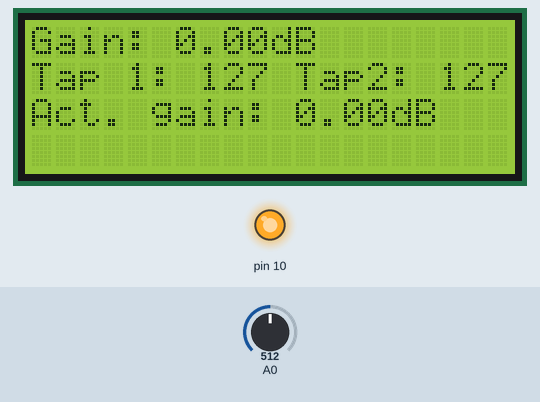
Recording of a sketch running on a simulated Arduino Uno, built with avr-gcc and run on an emulated ATmega328P. On the bench: 20×4 character LCD, output pins drawn as LEDs (lit = HIGH). The inputs (shaded band) are chosen by the test bench; at power-on: A0 = 512. Pins used as bus, display or sensor lines are not drawn.

Above: at 1.2 s.
1.3 s: A0 set to 716
At 1.9 s:
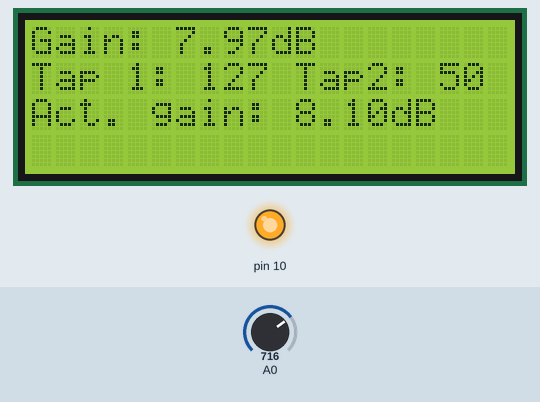
2.8 s: A0 set to 900
At 3.5 s:
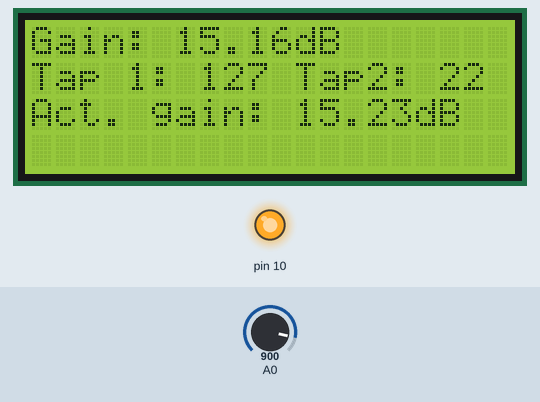
4.3 s: A0 set to 1023
At 5.6 s:
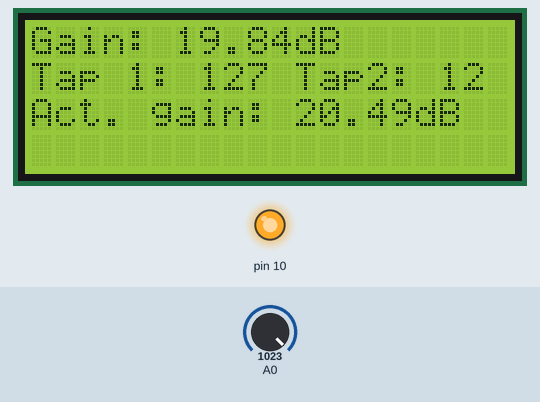
Timing chart, 0 to 7.3 s (numbered marks = the images above; inputs shaded):
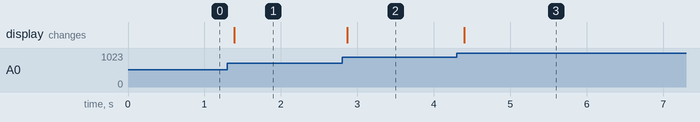

The sketch:

sketch.ino
```cpp
#include <SPI.h>
#include <LiquidCrystal_I2C.h>

const int CS_NEGATIVE = 5;
const int CS_POSITIVE = 8;
LiquidCrystal_I2C lcd(0x27, 2, 1, 0, 4, 5, 6, 7, 3, POSITIVE);

void potWrite(int cs, int value) {
    digitalWrite(cs, LOW);
    SPI.transfer(0x00);
    SPI.transfer(value);
    digitalWrite(cs, HIGH);
}

class DigitalGain {
public:
    DigitalGain(size_t taps, float resistor1, float resistor2, bool negativeGain = false)
        : taps(taps), resistor1(resistor1), resistor2(resistor2), negativeGain(negativeGain) {
        minTap = 1;
        maxTap = taps-1;
        minGain = gainDb(minTap);
        maxGain = gainDb(maxTap);
        if (maxGain < minGain) {
            minTap = taps-1;
            maxTap = 1;
            minGain = gainDb(minTap);
            maxGain = gainDb(maxTap);
        }
    }

    float getMinTap() const { return minTap; }
    float getMaxTap() const { return maxTap; }
    float getMinGain() const { return minGain; }
    float getMaxGain() const { return maxGain; }

    float gain(int tap) const {
        if (negativeGain)
            return resistor1 * tap / (taps-1) / resistor2;
        return resistor1 / (resistor2 * tap / (taps-1));
    }

    float inverseGain(float gain) const {
        if (negativeGain)
            return resistor2 * gain * (taps-1) / resistor1;
        return resistor1 / gain / resistor2 * (taps-1);
    }

    float gainDb(int tap) const {
        return 20.0 * log10(gain(tap));
    }

    float inverseGainDb(float db) const {
        return inverseGain(pow(10.0, db / 20.0));
    }

protected:
    size_t taps;
    float resistor1, resistor2;
    bool negativeGain;

    size_t minTap, maxTap;
    float minGain, maxGain;
};

void setup() {
    Serial.begin(9600);
    lcd.begin(20, 4);
    lcd.noBlink();
    pinMode(CS_NEGATIVE, OUTPUT);
    pinMode(CS_POSITIVE, OUTPUT);
    digitalWrite(CS_NEGATIVE, HIGH);
    digitalWrite(CS_POSITIVE, HIGH);
    SPI.begin();
}

float mix(float a, float b, float alpha) {
    return a*(1 - alpha) + b*alpha;
}

const size_t taps = 128;
DigitalGain negativeGain(taps, 10*1000, 10*1000, true);
DigitalGain positiveGain(taps, 10*1000, 10*1000, false);

void loop() {
    float analogValue = min(1.0, (analogRead(A0) / 4) / 256.0);

    float minGain = max(-20.0f, negativeGain.getMinGain());
    float maxGain = min(20.0f, positiveGain.getMaxGain());
    float gain = mix(minGain, maxGain, analogValue);

    size_t tap1 = taps-1, tap2 = taps-1;
    float actualGain;
    if (gain < 0) {
        tap1 = int(negativeGain.inverseGainDb(gain));
        actualGain = negativeGain.gainDb(tap1);
    } else {
        tap2 = int(positiveGain.inverseGainDb(gain));
        actualGain = positiveGain.gainDb(tap2);
    }

    lcd.setCursor(0, 0);
    lcd.print("Gain: ");
    lcd.print(gain);
    lcd.print("dB ");
    lcd.setCursor(0, 1);
    lcd.print("Tap 1: ");
    lcd.print(tap1);
    lcd.print(" Tap2: ");
    lcd.print(tap2);
    lcd.print("  ");
    lcd.print("   ");
    lcd.setCursor(0, 2);
    lcd.print("Act. gain: ");
    lcd.print(actualGain);
    lcd.print("dB ");
    /*
    lcd.setCursor(0, 3);
    lcd.print("Test: ");
    lcd.print(analogValue);
    lcd.print("   ");
    */

    potWrite(CS_NEGATIVE, tap1);
    potWrite(CS_POSITIVE, tap2);

    /*
    Serial.print("Min gain: ");
    Serial.print(minGain);
    Serial.println("dB ");
    Serial.print("Max gain: ");
    Serial.print(maxGain);
    Serial.println("dB");
    Serial.println(inverseGainDb(minGain));
    Serial.println(inverseGainDb(maxGain));
    delay(5000);
    */
}
```

Measured:
- after the input at 1.3 s, the display: changes after 0.09 s (image 1)
- after the input at 2.8 s, the display: changes after 0.07 s (image 2)
- after the input at 4.3 s, the display: changes after 0.10 s (image 3)
